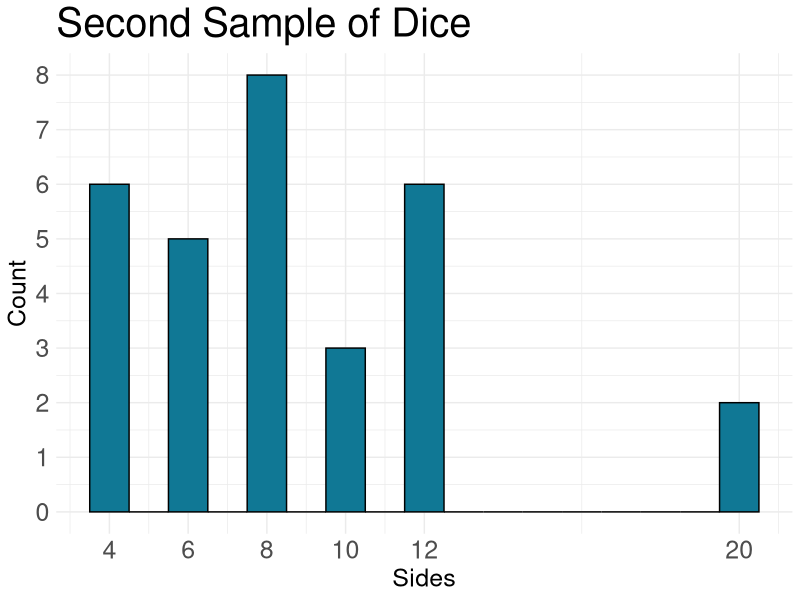
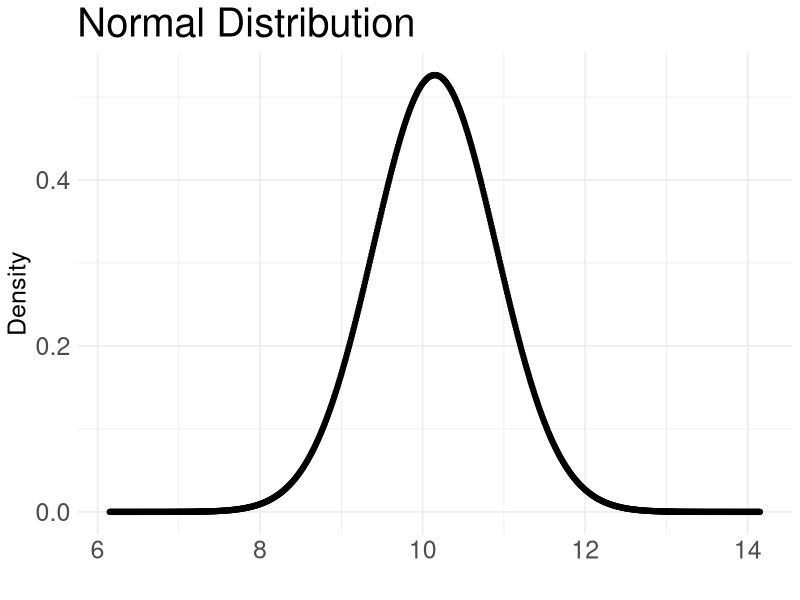

These charts were generated, in order, by the following R code:
## ---- chunk 1
#| message: false
#| warning: false

library(ggplot2)
set.seed(2405)
## ---- chunk 2
#| code-fold: true
#| echo: true

N <- 100
sides <- c(4, 6, 8, 10, 12, 20)
dice <- sample(sides, N, replace = TRUE)
## ---- chunk 3
#| code-fold: true
#| echo: true

n1 <- 5
sample1_dice <- sample(dice, n1, replace = TRUE)
mean1_dice <- mean(sample1_dice)
## ---- chunk 4
#| code-fold: true

knitr::kable(
data.frame(sample = 1:n1, sides = sample1_dice),
caption = "First Sample",
format = "html",
col.names = c("Sample", "Sides")
)
## ---- chunk 5
#| code-fold: true
#| echo: true

n2 <- 30
sample2_dice <- sample(dice, n2, replace = TRUE)
mean2_dice <- mean(sample2_dice)

ggplot(data = data.frame(x = sample2_dice), aes(x = x)) +
geom_histogram(binwidth = 1,
fill = "#107895",
color = "black") +
labs(title = "Second Sample of Dice", x = "Sides", y = "Count") + scale_x_continuous(breaks = sides) + scale_y_continuous(breaks = seq(0, 10, 1)) + theme_minimal() +
theme(
axis.text = element_text(size = 18),
axis.title = element_text(size = 18),
title = element_text(size = 24)
)
## ---- chunk 6
#| code-fold: true

knitr::kable(
table(dice),
caption = "Dice in the bag",
format = "html",
col.names = c("Dice", "Count")
)
## ---- chunk 7
#| echo: true
#| code-fold: true
#| fig-align: center

df <- data.frame(xseq = seq(10.15-4,10.15+4,.01), densities = dnorm(seq(10.15-4,10.15+4,.01), 10.15, 4.15/sqrt(30)))
ggplot(data = df, aes(x = xseq, y = densities)) +
 geom_point() + labs(title = "Normal Distribution", x = "", y = "Density") + theme_minimal() + theme(
axis.text = element_text(size = 18),
axis.title = element_text(size = 18),
title = element_text(size = 24))
## ---- chunk 8
#| echo: true
pnorm(7.18, 8.67, 4.15/sqrt(30))
## ---- chunk 9
#| echo: true
1 - pnorm(10.15, 8.67, 4.15/sqrt(30))
## ---- chunk 10
#| echo: true
1 - pnorm(7.18, 8.67, 4.15/sqrt(30)) - (1 - pnorm(10.15, 8.67, 4.15/sqrt(30)))
